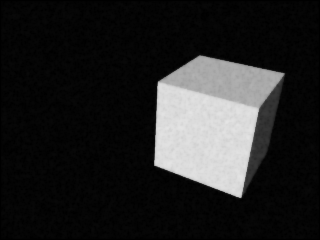
#> input picture images/cube_left.pgm, 320 x 240 px, given in place of escrime-4-3.avi, which was not available
$ jupyter execute --allow-errors object_tracking_part2.ipynb   (text cells are left out)
#> lines starting #> are read from the running program, lines starting #| are printed output that depends on the picture; after the words box and inside, x2 and y2 are one past the last pixel; in counts of white or black regions, pixels touching at a corner belong together; pictures that were not available may be replaced by others from this repository, and a replacement may not be noted
[cell 1]
import numpy as np
import cv2

# Paramètres globaux
N = 2000  # Augmenté pour un suivi plus précis
sigma_position = np.diag([20, 20])  # Réduit pour une prédiction plus stable en position
sigma_angle = 1  # Réduit pour une rotation plus stable
lambd = 6  # Paramètre de lissage pour la mise à jour des poids

# Positions et dimensions connues du centre
x, y, w, h = 301, 219, 41, 41  # Valeurs fournies

# Initialisation de la région d'intérêt (ROI) avec les valeurs connues
roi = (x, y, w, h)

# Chargement de la vidéo
cap = cv2.VideoCapture('video sequences/synthetic/escrime-4-3.avi')

# Lire la première image pour obtenir les dimensions
ret, frame = cap.read()
#> frame is the input picture: shape (240, 320, 3); min 0, max 228, mean 36.3
if not ret:
    print("Erreur : Impossible de lire la vidéo")
    cap.release()
    exit()

# Initialiser le VideoWriter pour enregistrer en MP4
output_file = "tracking_output_part2.mp4"
fourcc = cv2.VideoWriter_fourcc(*'mp4v')  # Codec pour MP4
fps = 30  # Fréquence d'images, ajustez si nécessaire
frame_size = (frame.shape[1], frame.shape[0])
#> frame_size = (320, 240)
out = cv2.VideoWriter(output_file, fourcc, fps, frame_size)

# Calcul de l'histogramme en HSV pour une meilleure robustesse aux variations de couleur
def calc_histogram(image, roi):
#> called with roi = (301, 219, 41, 41)
    x, y, w, h = roi
    roi_image = image[int(y):int(y+h), int(x):int(x+w)]
    hsv_roi = cv2.cvtColor(roi_image, cv2.COLOR_BGR2HSV)  # Convertir en HSV
    hist = cv2.calcHist([hsv_roi], [0, 1], None, [180, 256], [0, 180, 0, 256])  # Histogramme en HSV
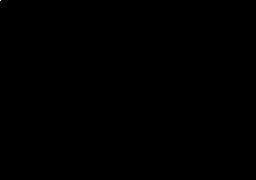
#> hist: shape (180, 256) float32; values 0 (black) and 399 (white), 0% white in thin lines or dots, all inside (x1, y1, x2, y2) = (0, 0, 1, 1)
    hist = cv2.normalize(hist, hist).flatten()
    return hist

roi_hist = calc_histogram(frame, roi)

# Initialisation des particules avec (x, y, theta)
particles = np.column_stack((
    np.random.uniform(x, x + w, N),  # Position x
    np.random.uniform(y, y + h, N),  # Position y
    np.full(N, 0)  # Angle theta initialisé à 0 pour une orientation initiale stable
))
weights = np.ones(N) / N  # Poids initiaux uniformes

# Fonction de prédiction pour la position et l'angle avec bruit réduit pour plus de stabilité
def predict(particles, sigma_position, sigma_angle):
    noise_position = np.random.multivariate_normal([0, 0], sigma_position, N)
    noise_angle = np.random.normal(0, sigma_angle, N)
    particles[:, 0:2] += noise_position
    particles[:, 2] += noise_angle
    particles[:, 2] %= 360
    return particles

# Calcul de l'histogramme en tenant compte de l'angle de rotation
def calc_histogram_with_orientation(image, particle, w, h):
    x, y, theta = particle
    M = cv2.getRotationMatrix2D((x,y), theta, 1.0)
    rotated_roi = cv2.warpAffine(image, M, (image.shape[1], image.shape[0]))
    roi = rotated_roi[int(y - h / 2):int(y + h / 2), int(x - w / 2):int(x + w / 2)]
    hsv_roi = cv2.cvtColor(roi, cv2.COLOR_BGR2HSV)
    hist = cv2.calcHist([hsv_roi], [0, 1], None, [180, 256], [0, 180, 0, 256])
    hist = cv2.normalize(hist, hist).flatten()
    return hist

# Mise à jour des poids en fonction de la similarité des histogrammes
def compute_weights(particles, frame, roi_hist, lambd):
#> called with particles = array of shape (2000, 3), roi_hist = array of shape (46080,), lambd = 6
    weights = np.zeros(N)
    for i, particle in enumerate(particles):
        patch_hist = calc_histogram_with_orientation(frame, particle, w, h)
        dist = cv2.compareHist(roi_hist, patch_hist, cv2.HISTCMP_BHATTACHARYYA)
        weights[i] = np.exp(-lambd * dist**2)
#> this loop made 9 passes
#> pass 2, in calc_histogram_with_orientation (call 2), `rotated_roi = cv2.warpAffine(image, M, (image.shape[1], image.shape[0]))`:
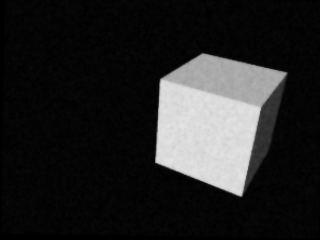
#> rotated_roi: shape (240, 320, 3); min 0, max 228, mean 36.3
#> after the loop, weights = 2000 values, max 1 at index 0, min 0 at index 8, mean 0.004
    weights /= np.sum(weights)
    return weights

# Rééchantillonnage des particules en fonction des poids
def resample(particles, weights):
    indices = np.random.choice(N, N, p=weights)
    return particles[indices]

# Filtre de lissage pour stabiliser l'angle
def smooth_angle(previous_angle, current_angle, alpha=0.7):
    diff = (current_angle - previous_angle + 180) % 360 - 180
    return previous_angle + alpha * diff

previous_angle = 0  # Initialiser l'angle précédent pour le lissage


# Boucle principale de suivi sans affichage en temps réel
#> (the rest of this cell did not finish here and is left out)

[cell 2]
import cv2
import numpy as np
import matplotlib.pyplot as plt

# Paramètres de base
video_path = 'video sequences/synthetic/escrime-4-3.avi'  # Chemin vers la vidéo
output_file = "tracking_output.mp4"  # Chemin pour enregistrer la sortie
N = 200  # Nombre de particules par objet
sigma = np.diag([40, 40])  # Bruit gaussien pour la prédiction
lambda_likelihood = 10  # Paramètre lambda pour la vraisemblance
hist_bins = 256  # Nombre de bins pour l'histogramme de couleurs

# Coordonnées des différentes parties
regions = {
    "center": (301, 219, 41, 41),  # (x, y, w, h)
    "arm1": (271, 234, 30, 12),
    "arm2": (316, 188, 12, 30),
    "arm3": (342, 235, 30, 12),
    "arm4": (315, 261, 12, 30)
}

# Charger la vidéo
cap = cv2.VideoCapture(video_path)
ret, frame = cap.read()
if not ret:
    print("Erreur : Impossible de lire la vidéo")
    cap.release()
    exit()

# Initialiser le VideoWriter pour enregistrer en MP4
fourcc = cv2.VideoWriter_fourcc(*'mp4v')  # Codec pour MP4
fps = 30  # Fréquence d'images
frame_size = (frame.shape[1], frame.shape[0])
out = cv2.VideoWriter(output_file, fourcc, fps, frame_size)

# Fonction pour calculer l'histogramme d'une région
def calc_histogram(image, roi):
#> called with roi = (301, 219, 41, 41)
    x, y, w, h = roi
    roi_image = image[int(y):int(y+h), int(x):int(x+w)]
    hist = cv2.calcHist([roi_image], [0], None, [hist_bins], [0, 256])
#> hist = 256 values, max 110 at index 3, min 0 at index 8, mean 1.56
    hist = cv2.normalize(hist, hist).flatten()
#> hist = 256 values, max 0.651 at index 3, min 0 at index 8, mean 0.00923
    return hist

# Calcul des histogrammes pour chaque région
roi_hists = {key: calc_histogram(frame, roi) for key, roi in regions.items()}
#> roi_hists = 5 items

# Initialiser les particules et les poids pour chaque région
particles_list = []
weights_list = []
colors = [(0, 255, 255), (0, 255, 0), (255, 0, 0), (255, 0, 255), (255, 255, 0)]  # Couleurs pour chaque objet

for key, (x, y, w, h) in regions.items():
    particles = np.column_stack((
        np.random.uniform(x, x + w, N),
        np.random.uniform(y, y + h, N)
    ))
    weights = np.ones(N) / N  # Poids initiaux uniformes
    particles_list.append(particles)
    weights_list.append(weights)

# Fonction de prédiction pour chaque objet
def predict(particles, sigma):
    noise = np.random.multivariate_normal([0, 0], sigma, N)
    particles += noise
    return particles

# Calcul des poids des particules pour chaque objet
def compute_weights(particles, frame, roi_hist, w, h, lambd=lambda_likelihood):
    weights = np.zeros(N)
    for i, particle in enumerate(particles):
        px, py = particle
        patch_hist = calc_histogram(frame, (px - w / 2, py - h / 2, w, h))
        dist = cv2.compareHist(roi_hist, patch_hist, cv2.HISTCMP_BHATTACHARYYA)
        weights[i] = np.exp(-lambd * dist**2)
    weights /= np.sum(weights)
    return weights

# Fonction de rééchantillonnage des particules
def resample(particles, weights):
    N = len(particles)
    indices = np.arange(N)
    cumulative_sum = np.cumsum(weights)
    cumulative_sum[-1] = 1.0
    u0 = np.random.uniform(0, 1 / N)
    positions = (u0 + np.arange(N) / N)
    new_indices = np.searchsorted(cumulative_sum, positions)
    resampled_particles = particles[new_indices]
    return resampled_particles

# Boucle principale
frame_skip = 1  # Sauter une frame sur deux
while True:
    for _ in range(frame_skip):  # Sauter des frames si nécessaire
        ret, frame = cap.read()
        if not ret:
            print("Erreur de lecture de la frame, fin de la vidéo.")
            cap.release()
            break

    if frame is None:
        break

    # Prédiction : mise à jour des particules avec du bruit
    for i in range(len(particles_list)):
        particles_list[i] = predict(particles_list[i], sigma)

    # Calcul des poids et rééchantillonnage pour chaque objet
    for i, (key, (x, y, w, h)) in enumerate(regions.items()):
        weights_list[i] = compute_weights(particles_list[i], frame, roi_hists[key], w, h)
        particles_list[i] = resample(particles_list[i], weights_list[i])
#> this loop made 5 passes
#> pass 1, in calc_histogram (call 11), `roi_image = image[int(y):int(y+h), int(x):int(x+w)]`:
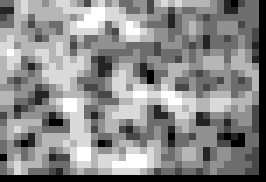
#> roi_image: shape (26, 38, 3) (shown 7 times larger); min 0, max 7, mean 3.77; drawn with min black and max white
#> pass 1, in calc_histogram (call 14), `roi_image = image[int(y):int(y+h), int(x):int(x+w)]`:
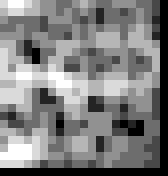
#> roi_image: shape (22, 21, 3) (shown 8 times larger); min 0, max 7, mean 3.49; drawn with min black and max white
#> pass 1, in calc_histogram (call 15), `roi_image = image[int(y):int(y+h), int(x):int(x+w)]`:
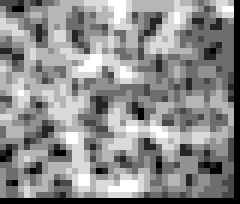
#> roi_image: shape (34, 40, 3) (shown 6 times larger); min 0, max 7, mean 3.82; drawn with min black and max white
#> pass 1, in calc_histogram (call 17), `roi_image = image[int(y):int(y+h), int(x):int(x+w)]`:
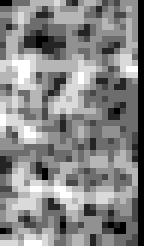
#> roi_image: shape (41, 24, 3) (shown 6 times larger); min 0, max 7, mean 3.68; drawn with min black and max white

    # Calculer la position moyenne de chaque objet après rééchantillonnage
    estimated_positions = []
    for i in range(len(particles_list)):
        estimated_position = np.average(particles_list[i], axis=0, weights=weights_list[i])
        estimated_positions.append(estimated_position)
#> this loop made 5 passes

    # Dessiner les rectangles autour de chaque position estimée
    for i, est_pos in enumerate(estimated_positions):
        x, y, w, h = list(regions.values())[i]
        cv2.rectangle(frame,
                      (int(est_pos[0] - w / 2), int(est_pos[1] - h / 2)),
                      (int(est_pos[0] + w / 2), int(est_pos[1] + h / 2)),
                      colors[i], 2)
#> this loop made 5 passes
#> est_pos on passes 1 to 5: [316.8, 236.2], [286.5, 237.7], [319.2, 204.5], [357.5, 240.2], [320.7, 275]

    # Afficher les particules pour chaque objet avec une couleur différente
    for i in range(len(particles_list)):
        for particle in particles_list[i]:
            cv2.circle(frame, (int(particle[0]), int(particle[1])), 2, colors[i], -1)
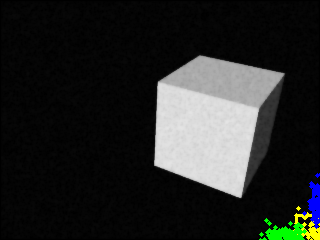
#> frame: shape (240, 320, 3); mean B, G, R 37.7, 39.1, 37.3

    # Écrire la frame dans le fichier de sortie
    out.write(frame)

    # Afficher l'image avec les objets suivis
    cv2.imshow("Tracking", frame)

    # Quitter en appuyant sur 'q'
    if cv2.waitKey(30) & 0xFF == ord('q'):
#> (key q is pressed here)
        break

# Libérer les ressources
cap.release()
out.release()  # Fermer le fichier vidéo de sortie
cv2.destroyAllWindows()

print(f"Vidéo enregistrée sous le nom : {output_file}")

$ run again, on images/cube_right.pgm
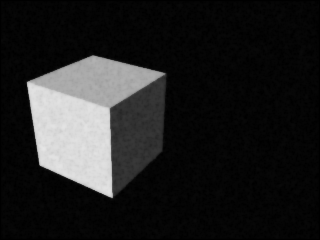
#> input picture images/cube_right.pgm, 320 x 240 px, given in place of escrime-4-3.avi, which was not available
#> frame is the input picture: shape (240, 320, 3); min 0, max 230, mean 32.9
#> after the loop in compute_weights, `for i, particle in enumerate(particles):`: weights = 2000 values, max 1 at index 0, min 0 at index 8, mean 0.004
#> in calc_histogram, `hist = cv2.calcHist([roi_image], [0], None, [hist_bins], [0, 256])`: hist = 256 values, max 85 at index 5, min 0 at index 8, mean 1.56
#> in calc_histogram, `hist = cv2.normalize(hist, hist).flatten()`: hist = 256 values, max 0.54 at index 5, min 0 at index 8, mean 0.0099
#> roi_hists = 5 items
#> the loop `for i, (key, (x, y, w, h)) in enumerate(regions.items()):` made 5 passes
#> pass 1, in calc_histogram (call 17), `roi_image = image[int(y):int(y+h), int(x):int(x+w)]`:
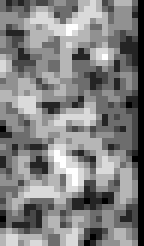
#> roi_image: shape (41, 24, 3) (shown 6 times larger); min 0, max 7, mean 3.53; drawn with min black and max white
#> the loop `for i in range(len(particles_list)):` made 5 passes
#> the loop `for i, est_pos in enumerate(estimated_positions):` made 5 passes
#> est_pos on passes 1 to 5: [315.9, 236.4], [282.7, 238], [319.5, 202.8], [357.5, 240.2], [320.7, 275]
#> after the loop `for i in range(len(particles_list)):`:
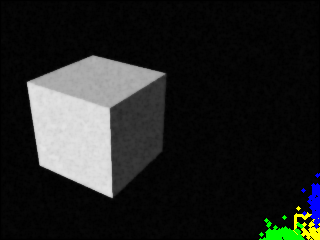
#> frame: shape (240, 320, 3); mean B, G, R 34.2, 35.7, 34
